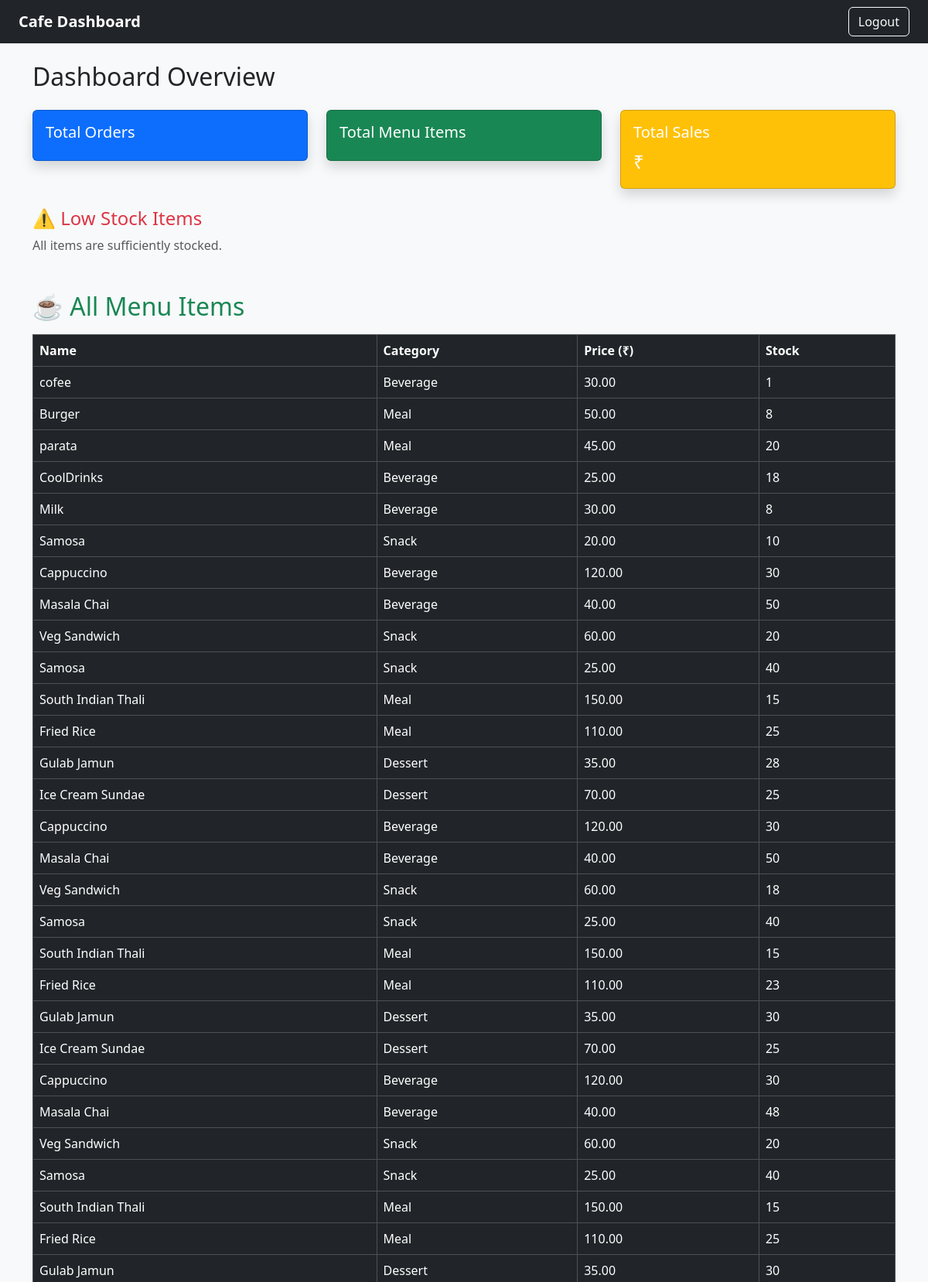
/dashboard/ (upper part), run on the app's committed database.
### cafe_app/models.py (models this page shows, shortened)
class MenuItem(models.Model):
    CATEGORY_CHOICES = [
        ('beverage', 'Beverage'),
        ('snack', 'Snack'),
        ('meal', 'Meal'),
        ('dessert', 'Dessert'),
    ]
    name = models.CharField(max_length=100)
    category = models.CharField(max_length=50, choices=CATEGORY_CHOICES)
    description = models.TextField(null=True, blank=True)
    price = models.DecimalField(max_digits=6, decimal_places=2)
    available = models.BooleanField(default=True)
    stock = models.PositiveIntegerField()

### cafe_app/views.py (the view)
# urls.py: path('dashboard/', views.dashboard, name='dashboard'),
def dashboard(request):
    menu_items = MenuItem.objects.filter(available=True)  # Optional filter
    orders = Order.objects.all().order_by('-id')[:10]
    bills = Bill.objects.all().order_by('-id')[:10]
    context = {
        'menu_items': menu_items,
        'orders': orders,
        'bills': bills,
    }
    return render(request, 'cafe_app/dashboard.html', context)

### cafe_app/templates/cafe_app/dashboard.html (shortened to what this page needs)
{% load static %}
<!DOCTYPE html>
<html lang="en">
<head>
    <link href="https://cdn.jsdelivr.net/npm/bootstrap@5.3.2/dist/css/bootstrap.min.css" rel="stylesheet">
</head>
<body class="bg-light">
    <nav class="navbar navbar-expand-lg navbar-dark bg-dark px-4">
        <a class="navbar-brand fw-bold text-white" href="#">Cafe Dashboard</a>
        <div class="ms-auto">
            <a href="{% url 'logout' %}" class="btn btn-outline-light">Logout</a>
        </div>
    </nav>
    <div class="container mt-4">
        <h2 class="mb-4">Dashboard Overview</h2>
        <div class="row g-4 mb-4">
            <div class="col-md-4">
                <div class="card text-white bg-primary shadow">
                    <div class="card-body">
                        <h5 class="card-title">Total Orders</h5>
                    </div>
                </div>
            </div>
            <div class="col-md-4">
                <div class="card text-white bg-success shadow">
                    <div class="card-body">
                        <h5 class="card-title">Total Menu Items</h5>
                    </div>
                </div>
            </div>
            <div class="col-md-4">
                <div class="card text-white bg-warning shadow">
                    <div class="card-body">
                        <h5 class="card-title">Total Sales</h5>
                        <p class="card-text fs-4">₹{{ total_sales }}</p>
                    </div>
                </div>
            </div>
        </div>
        <h4 class="text-danger">⚠️ Low Stock Items</h4>
        {% if low_stock_items %}
        <table class="table table-bordered table-striped mt-3">
            <thead class="table-dark">
                <tr>
                    <th>ID</th>
                    <th>Name</th>
                    <th>Stock</th>
                </tr>
            </thead>
            <tbody>
                {% for item in low_stock_items %}
                <tr>
                    <td>{{ item.id }}</td>
                    <td>{{ item.name }}</td>
                    <td>{{ item.stock }}</td>
                </tr>
                {% endfor %}
            </tbody>
        </table>
        {% else %}
            <p class="text-muted mt-2">All items are sufficiently stocked.</p>
        {% endif %}
        <h2 class="text-success mt-5">☕ All Menu Items</h2>
        <table class="table table-dark table-bordered mt-3">
            <thead>
                <tr>
                    <th>Name</th>
                    <th>Category</th>
                    <th>Price (₹)</th>
                    <th>Stock</th>
                </tr>
            </thead>
            <tbody>
                {% for item in menu_items %}
                <tr>
                    <td>{{ item.name }}</td>
                    <td>{{ item.get_category_display }}</td>
                    <td>{{ item.price }}</td>
                    <td>{{ item.stock }}</td>
                </tr>
                {% empty %}
                <tr><td colspan="4" class="text-center">No menu items found.</td></tr>
                {% endfor %}
            </tbody>
        </table>
    </div>
</body>
</html>

### data on the page
MenuItem: name "cofee", category "Beverage", price "30.00", stock "1"
MenuItem: name "Burger", category "Meal", price "50.00", stock "8"
MenuItem: name "parata", category "Meal", price "45.00", stock "20"
MenuItem: name "CoolDrinks", category "Beverage", price "25.00", stock "18"
MenuItem: name "Milk", category "Beverage", price "30.00", stock "8"
MenuItem: name "Samosa", category "Snack", price "20.00", stock "10"
MenuItem: name "Cappuccino", category "Beverage", price "120.00", stock "30"
MenuItem: name "Masala Chai", category "Beverage", price "40.00", stock "50"
MenuItem: name "Veg Sandwich", category "Snack", price "60.00", stock "20"
MenuItem: name "Samosa", category "Snack", price "25.00", stock "40"
MenuItem: name "South Indian Thali", category "Meal", price "150.00", stock "15"
MenuItem: name "Fried Rice", category "Meal", price "110.00", stock "25"
MenuItem: name "Gulab Jamun", category "Dessert", price "35.00", stock "28"
MenuItem: name "Ice Cream Sundae", category "Dessert", price "70.00", stock "25"
MenuItem: name "Cappuccino", category "Beverage", price "120.00", stock "30"
MenuItem: name "Masala Chai", category "Beverage", price "40.00", stock "50"
MenuItem: name "Veg Sandwich", category "Snack", price "60.00", stock "18"
MenuItem: name "Samosa", category "Snack", price "25.00", stock "40"
MenuItem: name "South Indian Thali", category "Meal", price "150.00", stock "15"
MenuItem: name "Fried Rice", category "Meal", price "110.00", stock "23"
MenuItem: name "Gulab Jamun", category "Dessert", price "35.00", stock "30"
MenuItem: name "Ice Cream Sundae", category "Dessert", price "70.00", stock "25"
MenuItem: name "Cappuccino", category "Beverage", price "120.00", stock "30"
MenuItem: name "Masala Chai", category "Beverage", price "40.00", stock "48"
MenuItem: name "Veg Sandwich", category "Snack", price "60.00", stock "20"
MenuItem: name "Samosa", category "Snack", price "25.00", stock "40"
MenuItem: name "South Indian Thali", category "Meal", price "150.00", stock "15"
MenuItem: name "Fried Rice", category "Meal", price "110.00", stock "25"
MenuItem: name "Gulab Jamun", category "Dessert", price "35.00", stock "30"
